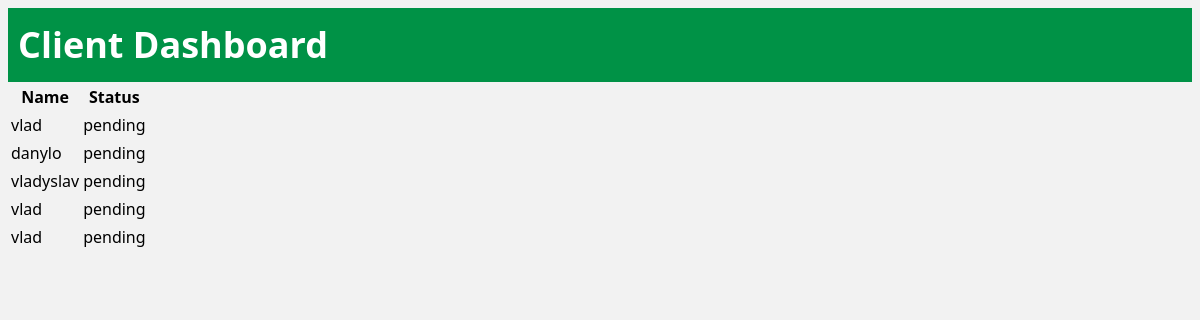
The page /client_dashboard on the database as committed earlier.
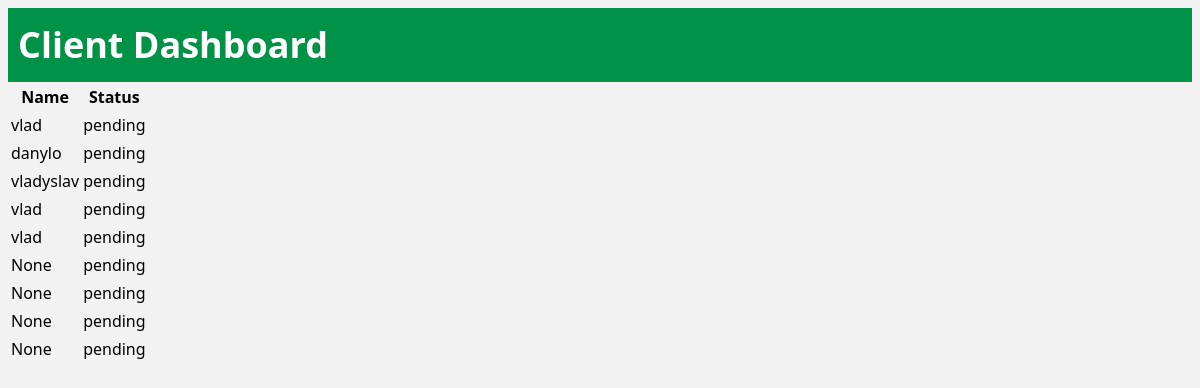
The same page on the database as committed later.
### tables this page shows
CREATE TABLE orders (id INTEGER PRIMARY KEY AUTOINCREMENT, name TEXT, pepperoni TEXT, pepperoni_size TEXT, mushroom TEXT, mushroom_size TEXT, cheese TEXT, cheese_size TEXT, status TEXT DEFAULT "pending");

### app.py (the view)
@app.route('/client_dashboard')
def client_dashboard():
    conn = get_db()
    cursor = conn.cursor()
    cursor.execute('SELECT * FROM orders')
    orders = cursor.fetchall()
    cursor.close()
    return render_template('client_dashboard.html', orders=orders)

### app.py (called while the page is built)
def get_db():
    db = getattr(g, '_database', None)
    if db is None:
        db = g._database = sqlite3.connect(app.config['DATABASE'])
        db.row_factory = sqlite3.Row
    return db

### templates/client_dashboard.html (shortened to what this page needs)
<!DOCTYPE html>
<html lang="en">
    <head>
        <link rel="stylesheet" href="{{ url_for('static', filename='css/styles.css') }}">
    </head>
    <body>
        <header>
            <h1>Client Dashboard</h1>
        </header>
        <table>
            <thead>
                <tr>
                    <th>Name</th>
                    <th>Status</th>
                </tr>
            </thead>
            <tbody>
                {% for order in orders %}
                    <tr>
                        <td>{{ order['name'] }}</td>
                        <td>{{ order['status'] }}</td>
                    </tr>
                {% endfor %}
        </table>
    </body>
</html>

Rows that differ between the two databases and show on the page:
added orders: name "None", status "pending"
added orders: name "None", status "pending"
added orders: name "None", status "pending"
added orders: name "None", status "pending"
